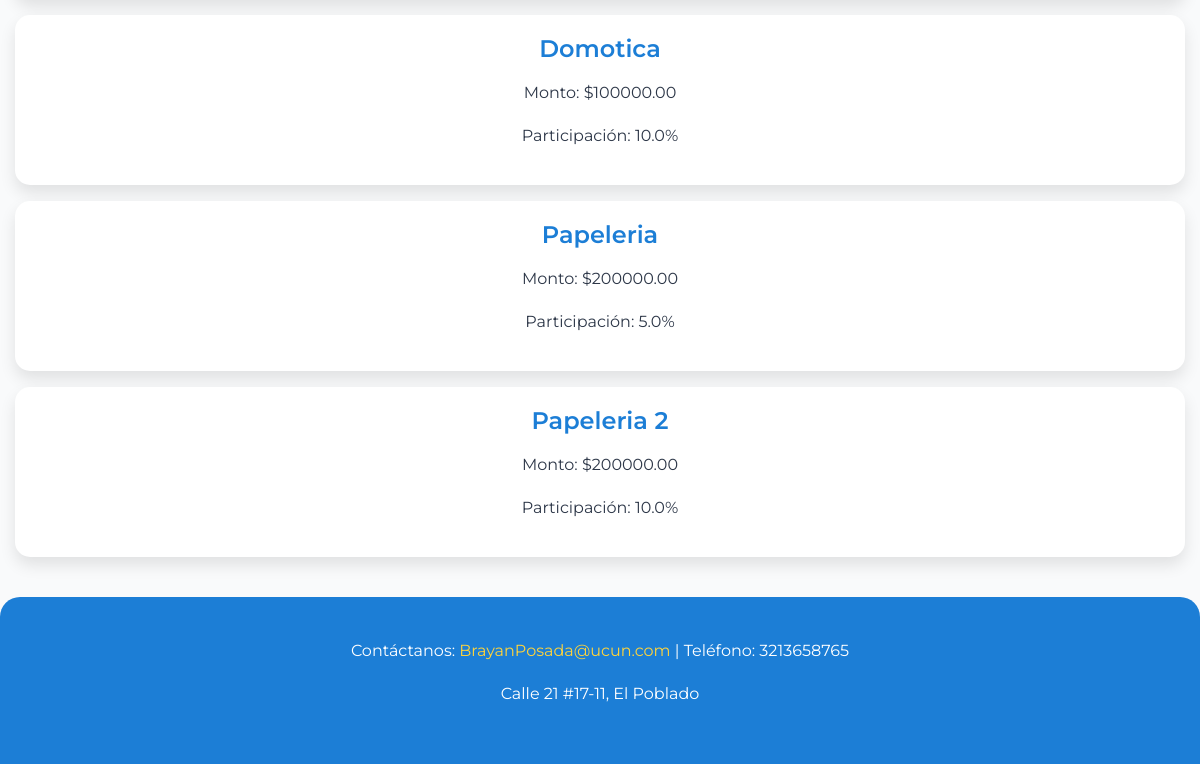
Page /dashboard/ (signed in, lower part) on the earlier database version.
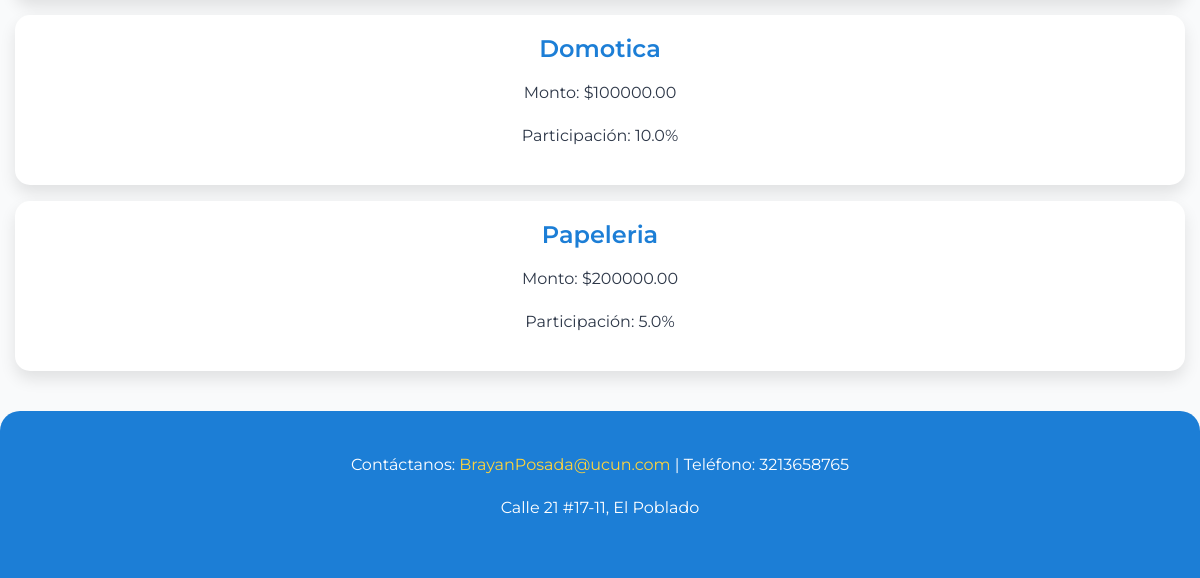
Same page on the later database version.
### core/models.py (models this page shows, shortened)
class Investment(models.Model):
    project = models.ForeignKey(Project, on_delete=models.CASCADE, related_name='investments')
    investor = models.ForeignKey(User, on_delete=models.CASCADE)
    amount = models.DecimalField(max_digits=10, decimal_places=2)
    equity_percentage = models.FloatField()  # Percentage of project ownership
    invested_at = models.DateTimeField(default=timezone.now)

class Project(models.Model):
    title = models.CharField(max_length=200)
    description = models.TextField()
    owner = models.ForeignKey(User, on_delete=models.CASCADE, related_name='projects')
    funding_goal = models.DecimalField(max_digits=10, decimal_places=2)
    amount_raised = models.DecimalField(max_digits=10, decimal_places=2, default=0)
    created_at = models.DateTimeField(default=timezone.now)
    image = models.ImageField(upload_to='projects/', blank=True, null=True)
    is_active = models.BooleanField(default=True)

### core/views.py (the view)
# urls.py: path('dashboard/', views.dashboard, name='dashboard'),
@login_required
def dashboard(request):
    try:
        profile = Profile.objects.get(user=request.user)
    except Profile.DoesNotExist:
        messages.error(request, 'No se encontró un perfil asociado a este usuario.')
        return redirect('home')
    if request.user.is_superuser:  # Verificar si el usuario es administrador
        return render(request, 'admin_dashboard.html', {'profile': profile})
    if profile.user_type == 'entrepreneur':
        projects = Project.objects.filter(owner=request.user)
        return render(request, 'dashboard.html', {'projects': projects, 'profile': profile})
    elif profile.user_type in ['mentor', 'investor']:
        mentorships = Mentorship.objects.filter(mentor=request.user)
        investments = Investment.objects.filter(investor=request.user)
        return render(request, 'dashboard.html', {'mentorships': mentorships, 'investments': investments, 'profile': profile})
    else:  # Evaluator
        pending_mentors = Profile.objects.filter(user_type='mentor', is_approved=False)
        return render(request, 'dashboard.html', {'pending_mentors': pending_mentors, 'profile': profile})

### core/templates/dashboard.html (shortened to what this page needs)
{% extends 'base.html' %}
{% load static %}
{% block content %}
    {% if profile.user_type == 'entrepreneur' %}
        <h3>Tus Proyectos</h3>
        <a href="{% url 'project_create' %}" class="btn btn-success mb-3">Crear Nuevo Proyecto</a>
        {% for project in projects %}
            <div class="card mb-3">
                <div class="card-body">
                    <h5 class="card-title">{{ project.title }}</h5>
                    <p>Meta de Financiación: ${{ project.funding_goal }}</p>
                    <p>Monto Recaudado: ${{ project.amount_raised }}</p>
                    <a href="{% url 'project_detail' project.pk %}" class="btn btn-primary">Ver</a>
                </div>
            </div>
        {% empty %}
            <p>No hay proyectos aún.</p>
        {% endfor %}
    {% elif profile.user_type == 'mentor' or profile.user_type == 'investor' %}
        {% for investment in investments %}
            <div class="card mb-3">
                <div class="card-body">
                    <h5 class="card-title">{{ investment.project.title }}</h5>
                    <p>Monto: ${{ investment.amount }}</p>
                    <p>Participación: {{ investment.equity_percentage }}%</p>
                </div>
            </div>
        {% empty %}
            <p>No se han realizado inversiones.</p>
        {% endfor %}
    {% endif %}
{% endblock %}

Differences in the rows shown:
removed Investment: project "Papeleria 2", amount "200000.00", equity_percentage "10.0"
